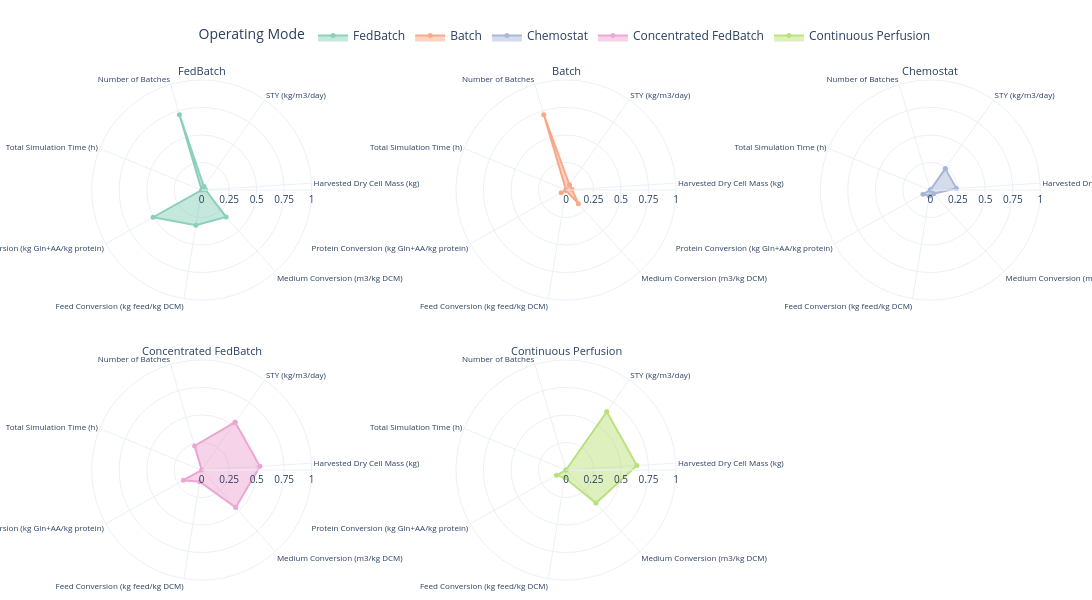

Source (notebook cell):
### Markdown cell above
### 4.4 Operating-mode radar charts

Normalised KPI profiles are averaged within each operating mode for display.

### Code cell
# Spider/radar charts of normalised KPI performance profiles per operating mode
import math
import plotly.graph_objects as go
from plotly.subplots import make_subplots

if "plot_data_ordered" not in globals() or "plot_cols" not in globals() or not plot_cols:
    raise ValueError("Run the shared plotting data initialization and KPI plotting cells first.")

# Use the same ordered data used by all figures, then normalize KPI columns to [0, 1]
radar_source = plot_data_ordered[["mode"] + plot_cols].copy()
radar_vals = radar_source[plot_cols].astype(float)
radar_norm = (radar_vals - radar_vals.min()) / (radar_vals.max() - radar_vals.min()).replace(0, 1)
radar_source_norm = pd.concat([radar_source[["mode"]], radar_norm], axis=1)

# Aggregate normalized performance per operating mode (mean over runs per mode)
mode_profiles = radar_source_norm.groupby("mode", as_index=True)[plot_cols].mean()

# Keep mode and color conventions consistent with other figures
modes = [m for m in mode_order if m in mode_profiles.index]
categories = [KPI_LABELS_MAIN.get(c, c) for c in plot_cols]

# Build one spider chart per operating mode
n_modes = len(modes)
n_cols = 3
n_rows = math.ceil(n_modes / n_cols)

fig_spider = make_subplots(
    rows=n_rows,
    cols=n_cols,
    specs=[[{"type": "polar"} for _ in range(n_cols)] for _ in range(n_rows)],
    subplot_titles=modes,
    horizontal_spacing=0.08,
    vertical_spacing=0.12,
 )

for i, mode in enumerate(modes):
    r = mode_profiles.loc[mode, plot_cols].tolist()
    r_closed = r + [r[0]]
    theta_closed = categories + [categories[0]]

    row = (i // n_cols) + 1
    col = (i % n_cols) + 1

    fig_spider.add_trace(
        go.Scatterpolar(
            r=r_closed,
            theta=theta_closed,
            mode="lines+markers",
            fill="toself",
            name=mode,
            line=dict(color=mode_colors.get(mode, "#1f77b4"), width=2),
            marker=dict(size=5),
            opacity=0.75,
            showlegend=True,
        ),
        row=row,
        col=col,
    )

# Apply common radial axis settings to all polar subplots
for i in range(1, n_rows * n_cols + 1):
    polar_key = "polar" if i == 1 else f"polar{i}"
    fig_spider.update_layout(
        **{
            polar_key: dict(
                radialaxis=dict(
                    range=[0, 1],
                    tickmode="array",
                    tickvals=[0.0, 0.25, 0.5, 0.75, 1.0],
                    tickfont=dict(size=10),
                ),
                angularaxis=dict(
                    direction="clockwise",
                    rotation=55,
                    tickfont=dict(size=8),
                ),
            )
        }
    )

# Make subplot titles slightly smaller to avoid overlap
for ann in fig_spider.layout.annotations:
    ann.font.size = 11

fig_spider.update_layout(
    # title=dict(
    #     text=f"{CAMPAIGN_LABEL} - Spider Charts of Normalised KPI Performance",
    #     x=0.5,
    #     xanchor="center",
    #     y=0.995,
    #     yanchor="top",
    # ),
    height=max(520, 300 * n_rows),
    width=1450,
    legend_title_text="Operating Mode",
    legend=dict(
        orientation="h",
        yanchor="bottom",
        y=1.06,
        xanchor="center",
        x=0.5,
    ),
    margin=dict(l=60, r=20, t=80, b=20),
    template="plotly_white",
)

fig_spider.show()

### Figure 1 — Plotly figure (JSON) as saved in the notebook; plotly's stock layout.template omitted (floating-point values rounded to 4 significant figures)
{"data": [{"fill": "toself", "line": {"color": "rgb(102,194,165)", "width": 2}, "marker": {"size": 5}, "mode": "lines+markers", "name": "FedBatch", "opacity": 0.75, "r": [0.03581, 0.03581, 0.3314, 0.3248, 0.5065, 0, 0.7143, 0.03581], "showlegend": true, "subplot": "polar", "theta": ["STY (kg/m3/day)", "Harvested Dry Cell Mass (kg)", "Medium Conversion (m3/kg DCM)", "Feed Conversion (kg feed/kg DCM)", "Protein Conversion (kg Gln+AA/kg protein)", "Total Simulation Time (h)", "Number of Batches", "STY (kg/m3/day)"], "type": "scatterpolar"}, {"fill": "toself", "line": {"color": "rgb(252,141,98)", "width": 2}, "marker": {"size": 5}, "mode": "lines+markers", "name": "Batch", "opacity": 0.75, "r": [0.05566, 0.05566, 0.1674, 0.004849, 0.05024, 0, 0.7143, 0.05566], "showlegend": true, "subplot": "polar2", "theta": ["STY (kg/m3/day)", "Harvested Dry Cell Mass (kg)", "Medium Conversion (m3/kg DCM)", "Feed Conversion (kg feed/kg DCM)", "Protein Conversion (kg Gln+AA/kg protein)", "Total Simulation Time (h)", "Number of Batches", "STY (kg/m3/day)"], "type": "scatterpolar"}, {"fill": "toself", "line": {"color": "rgb(141,160,203)", "width": 2}, "marker": {"size": 5}, "mode": "lines+markers", "name": "Chemostat", "opacity": 0.75, "r": [0.2371, 0.2371, 0.04516, 0.05639, 0.07744, 0, 0, 0.2371], "showlegend": true, "subplot": "polar3", "theta": ["STY (kg/m3/day)", "Harvested Dry Cell Mass (kg)", "Medium Conversion (m3/kg DCM)", "Feed Conversion (kg feed/kg DCM)", "Protein Conversion (kg Gln+AA/kg protein)", "Total Simulation Time (h)", "Number of Batches", "STY (kg/m3/day)"], "type": "scatterpolar"}, {"fill": "toself", "line": {"color": "rgb(231,138,195)", "width": 2}, "marker": {"size": 5}, "mode": "lines+markers", "name": "Concentrated FedBatch", "opacity": 0.75, "r": [0.5304, 0.5304, 0.4605, 0.1082, 0.1903, 0, 0.2286, 0.5304], "showlegend": true, "subplot": "polar4", "theta": ["STY (kg/m3/day)", "Harvested Dry Cell Mass (kg)", "Medium Conversion (m3/kg DCM)", "Feed Conversion (kg feed/kg DCM)", "Protein Conversion (kg Gln+AA/kg protein)", "Total Simulation Time (h)", "Number of Batches", "STY (kg/m3/day)"], "type": "scatterpolar"}, {"fill": "toself", "line": {"color": "rgb(166,216,84)", "width": 2}, "marker": {"size": 5}, "mode": "lines+markers", "name": "Continuous Perfusion", "opacity": 0.75, "r": [0.6459, 0.6459, 0.4055, 0.07214, 0.09982, 0, 1.269e-17, 0.6459], "showlegend": true, "subplot": "polar5", "theta": ["STY (kg/m3/day)", "Harvested Dry Cell Mass (kg)", "Medium Conversion (m3/kg DCM)", "Feed Conversion (kg feed/kg DCM)", "Protein Conversion (kg Gln+AA/kg protein)", "Total Simulation Time (h)", "Number of Batches", "STY (kg/m3/day)"], "type": "scatterpolar"}], "layout": {"annotations": [{"font": {"size": 11}, "showarrow": false, "text": "FedBatch", "x": 0.14, "xanchor": "center", "xref": "paper", "y": 1, "yanchor": "bottom", "yref": "paper"}, {"font": {"size": 11}, "showarrow": false, "text": "Batch", "x": 0.5, "xanchor": "center", "xref": "paper", "y": 1, "yanchor": "bottom", "yref": "paper"}, {"font": {"size": 11}, "showarrow": false, "text": "Chemostat", "x": 0.86, "xanchor": "center", "xref": "paper", "y": 1, "yanchor": "bottom", "yref": "paper"}, {"font": {"size": 11}, "showarrow": false, "text": "Concentrated FedBatch", "x": 0.14, "xanchor": "center", "xref": "paper", "y": 0.44, "yanchor": "bottom", "yref": "paper"}, {"font": {"size": 11}, "showarrow": false, "text": "Continuous Perfusion", "x": 0.5, "xanchor": "center", "xref": "paper", "y": 0.44, "yanchor": "bottom", "yref": "paper"}], "height": 600, "legend": {"orientation": "h", "title": {"text": "Operating Mode"}, "x": 0.5, "xanchor": "center", "y": 1.06, "yanchor": "bottom"}, "margin": {"b": 20, "l": 60, "r": 20, "t": 80}, "polar": {"angularaxis": {"direction": "clockwise", "rotation": 55, "tickfont": {"size": 8}}, "domain": {"x": [0, 0.28], "y": [0.56, 1]}, "radialaxis": {"range": [0, 1], "tickfont": {"size": 10}, "tickmode": "array", "tickvals": [0, 0.25, 0.5, 0.75, 1]}}, "polar2": {"angularaxis": {"direction": "clockwise", "rotation": 55, "tickfont": {"size": 8}}, "domain": {"x": [0.36, 0.64], "y": [0.56, 1]}, "radialaxis": {"range": [0, 1], "tickfont": {"size": 10}, "tickmode": "array", "tickvals": [0, 0.25, 0.5, 0.75, 1]}}, "polar3": {"angularaxis": {"direction": "clockwise", "rotation": 55, "tickfont": {"size": 8}}, "domain": {"x": [0.72, 1], "y": [0.56, 1]}, "radialaxis": {"range": [0, 1], "tickfont": {"size": 10}, "tickmode": "array", "tickvals": [0, 0.25, 0.5, 0.75, 1]}}, "polar4": {"angularaxis": {"direction": "clockwise", "rotation": 55, "tickfont": {"size": 8}}, "domain": {"x": [0, 0.28], "y": [0, 0.44]}, "radialaxis": {"range": [0, 1], "tickfont": {"size": 10}, "tickmode": "array", "tickvals": [0, 0.25, 0.5, 0.75, 1]}}, "polar5": {"angularaxis": {"direction": "clockwise", "rotation": 55, "tickfont": {"size": 8}}, "domain": {"x": [0.36, 0.64], "y": [0, 0.44]}, "radialaxis": {"range": [0, 1], "tickfont": {"size": 10}, "tickmode": "array", "tickvals": [0, 0.25, 0.5, 0.75, 1]}}, "polar6": {"angularaxis": {"direction": "clockwise", "rotation": 55, "tickfont": {"size": 8}}, "domain": {"x": [0.72, 1], "y": [0, 0.44]}, "radialaxis": {"range": [0, 1], "tickfont": {"size": 10}, "tickmode": "array", "tickvals": [0, 0.25, 0.5, 0.75, 1]}}, "width": 1450}}
